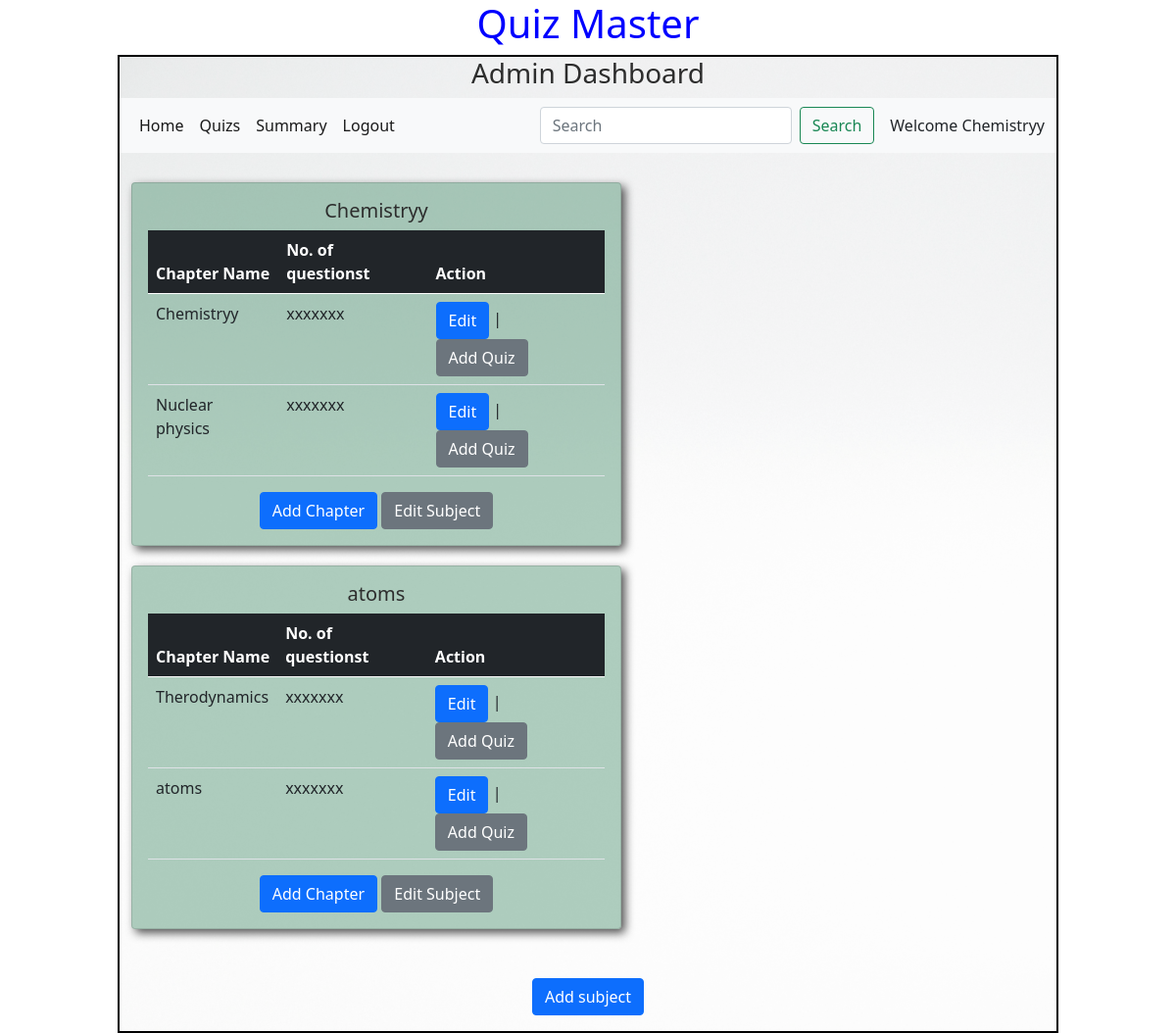
Screenshot of /admin/Chemistryy with the database file from the repository.
### models/models.py (models this page shows)
class Subject(db.Model):
    id=db.Column(db.Integer,primary_key=True)
    name=db.Column(db.String,unique=True,nullable=False)
    description=db.Column(db.String)
    chapters = db.relationship("Chapter",cascade="all,delete",backref="subject",lazy=True)

class Chapter(db.Model):
    id=db.Column(db.Integer,primary_key=True)
    name=db.Column(db.String,unique=True,nullable=False)
    description=db.Column(db.String)
    Subject_id = db.Column(db.Integer,db.ForeignKey("subject.id"),nullable=False)
    quizes = db.relationship("Quiz",cascade="all,delete",backref="chapter",lazy=True)

### controllers/controller.py (the view)
@app.route('/admin/<name>')
def admin_dashboard(name):
    subjects = get_subjects()
    return render_template("admin_dashboard.html",subjects=subjects,name=name)

### controllers/controller.py (called while the page is built)
def get_subjects():
    subjects = Subject.query.all()
    return subjects

### templates/admin_dashboard.html (shortened to what this page needs)
<!DOCTYPE html>
<html lang="en">
<head>
    <link rel="stylesheet" href="/static/css/style.css">
    <link href="https://cdn.jsdelivr.net/npm/bootstrap@5.0.2/dist/css/bootstrap.min.css" rel="stylesheet">
</head>
<body>
    <div id="container">
        <h1 id="heading">Quiz Master</h1>
        <div id="panel">
            <h3 id="center">Admin Dashboard</h3>
            <nav class="navbar navbar-expand-lg navbar-light bg-light">
                <div class="container-fluid">
                  <div class="collapse navbar-collapse" id="navbarSupportedContent">
                    <ul class="navbar-nav me-auto mb-2 mb-lg-0">
                      <li class="nav-item">
                        <a class="nav-link active" aria-current="page" href="#">Home</a>
                      </li>
                      <li class="nav-item">
                        <a class="nav-link active" href="/quiz_dashboard/{{name}}">Quizs</a>
                      </li>
                      <li class="nav-item">
                        <a class="nav-link active" href="#">Summary</a>
                      </li>
                      <li class="nav-item">
                        <a class="nav-link active" href="/login">Logout</a>
                      </li>
                    </ul>
                    <form class="d-flex" method="POST" action="/search/{{name}}">
                      <input class="form-control me-2" type="search" placeholder="Search" aria-label="Search" name="search_txt" id="search_txt">
                      <button class="btn btn-outline-success" type="submit">Search</button>
                    </form>
                  </div>
                  <span class="ms-3">Welcome {{name}}</span>
                </div>
              </nav>
              <div class="container" style="margin-top: 10px;margin-bottom: 10px;">
                {%if subjects%}
                <div class="row">
                  {%for subject in subjects%}
                  <div class="col" style="margin-top: 20px;">
                    <div id="shadow" class="card" style="width: 500px;">
                        <div class="card-body" >
                          <h5 id="center" class="card-title">{{subject.name}}</h5>
                          {%if subject.chapters%}
                          <table class="table">
                            <thead>
                              <tr class="table-dark">
                                <th scope="col">Chapter Name</th>
                                <th scope="col">No. of questionst</th>
                                <th scope="col">Action</th>
                              </tr>
                            </thead>
                            <tbody>
                              {%for chapter in subject.chapters%}
                              <tr>
                                <td>{{chapter.name}}</td>
                                <td>xxxxxxx</td>
                                <td><a href="/edit_chapter/{{chapter.id}}/{{name}}" type="button" class="btn btn-primary" >Edit</a> | <a href="/add_quiz/{{chapter.id}}/{{name}}" type="button" class="btn btn-secondary">Add Quiz</a></td>
                              </tr>
                              {%endfor%}
                            </tbody>
                          </table>
                          {%else%}
                          <h3 id="center">No chapters available</h3>
                          {%endif%}
                          <div id="center">
                          <a href="/add_chapter/{{subject.id}}/{{name}}" type="button" class="btn btn-primary">Add Chapter</a>
                          <a href="/edit_subject/{{subject.id}}/{{name}}" type="button" class="btn btn-secondary">Edit Subject</a>
                        </div>
                        </div>
                      </div>
                  </div>
                  {%endfor%}
                </div>
                {%else%}
                <h3 id="center">No subjects are available!</h3>
                {%endif%}
              </div>
              <div class="mb-3" style="display: flex;justify-content: center;margin-top: 50px;">
                <a href="/add_subject/{{name}}" type="button" class="btn btn-primary">Add subject</a>
            </div>
        </div>
    </div>
</body>
</html>

### static/css/style.css (style rules this page uses)
* { margin: 0px; }
#panel { border: 2px solid black; }
#panel { width: 80%; min-height: 580px; margin: auto; background-image: url('/static/images/book_bg.jpg'); background-size: cover; background-color: rgba(255, 255, 255, 0.647); background-blend-mode: overlay; }
#center { text-align: center; color: rgb(45, 45, 45); }
#heading { text-align: center; color: rgb(0, 0, 255); }
#shadow { background-color: rgba(23, 111, 67, 0.342); box-shadow: 4px 4px 10px rgba(0, 0, 0, 0.675); }

### rows the page displays
Subject: name "Chemistryy"
Chapter: name "Chemistryy"
Chapter: name "Nuclear physics"
Subject: name "atoms"
Chapter: name "Therodynamics"
Chapter: name "atoms"

### other values shown
{{ name }} "Chemistryy"
